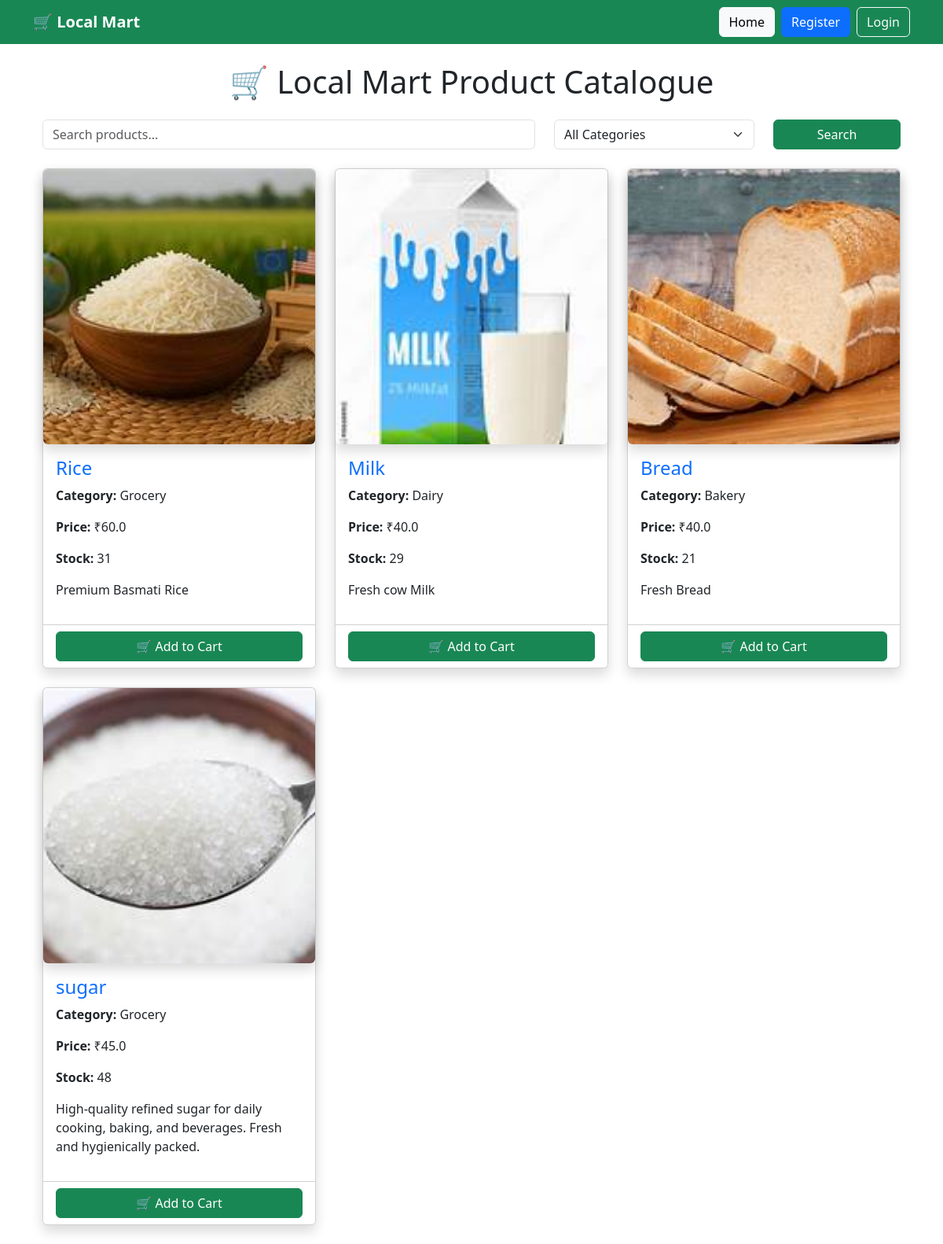
Screenshot of /products/ with the database file from the repository.
### products/models.py (models this page shows, shortened)
class Product(models.Model):
    name = models.CharField(max_length=100)
    category = models.CharField(max_length=100)
    price = models.FloatField()
    stock = models.IntegerField()
    description = models.TextField()
    image = models.ImageField(upload_to="products/", blank=True, null=True)

### products/views.py (the view)
# urls.py: path("products/", views.product_list, name="api_products"),
def product_list(request):
    search = request.GET.get("search")
    category = request.GET.get("category")
    products = Product.objects.all()
    if search:
        products = products.filter(name__icontains=search)
    if category:
        products = products.filter(category__iexact=category)
    categories = Product.objects.values_list(
        "category", flat=True
    ).distinct()
    return render(request, "products/products.html", {
        "products": products,
        "categories": categories,
    })

### templates/products/products.html (shortened to what this page needs)
{% extends 'base.html' %}
{% block content %}
<div class="container mt-4">
    <h1 class="mb-4 text-center">
        🛒 Local Mart Product Catalogue
    </h1>
    <form method="get" class="mb-4">
        <div class="row">
            <div class="col-md-7">
                <input
                    type="text"
                    name="search"
                    class="form-control"
                    placeholder="Search products..."
                    value="{{ request.GET.search }}">
            </div>
            <div class="col-md-3">
                <select
                    name="category"
                    class="form-select">
                    <option value="">All Categories</option>
                </select>
            </div>
            <div class="col-md-2">
                <button
                    type="submit"
                    class="btn btn-success w-100">
                    Search
                </button>
            </div>
        </div>
    </form>
    <div class="row">
        {% for product in products %}
        <div class="col-md-4 mb-4">
            <div class="card shadow h-100">
                {% if product.image %}
                    <img src="{{ product.image.url }}"
                    class="img-fluid rounded shadow w-100"
                    style="height:350px; object-fit:cover;"
                    alt="{{ product.name}}">
                {% endif %}
                <div class="card-body">
                    <h4 class="card-title">
                        <a href="/products/{{ product.id }}/"
                        class="text-decoration-none">
                        {{ product.name }}
                        </a>
                    </h4>
                    <p>
                        <strong>Category:</strong>
                        {{ product.category }}
                    </p>
                    <p>
                        <strong>Price:</strong>
                        ₹{{ product.price }}
                    </p>
                    <p>
                        <strong>Stock:</strong>
                        {{ product.stock }}
                    </p>
                    <p>
                        {{ product.description }}
                    </p>
                </div>
                <div class="card-footer bg-white">
                    <a href="/cart/add/{{ product.id }}/"
                       class="btn btn-success w-100">
                        🛒 Add to Cart
                    </a>
                </div>
            </div>
        </div>
        {% empty %}
        <div class="col-12">
            <div class="alert alert-warning text-center">
                No Products Available
            </div>
        </div>
        {% endfor %}
    </div>
</div>
{% endblock %}

### templates/base.html (shortened to what this page needs)
<!DOCTYPE html>
<html lang="en">
<head>
    <link href="https://cdn.jsdelivr.net/npm/bootstrap@5.3.3/dist/css/bootstrap.min.css" rel="stylesheet">
</head>
<body>
<nav class="navbar navbar-expand-lg navbar-dark bg-success">
    <div class="container">
        <a class="navbar-brand fw-bold" href="/">
            🛒 Local Mart
        </a>
        <div class="d-flex align-items-center">
            <a class="btn btn-light me-2" href="/">
                Home
            </a>
            {% if user.is_authenticated %}
                <a class="btn btn-light me-2" href="/products/">
                    Products
                </a>
                <a class="btn btn-warning me-2" href="/cart/">
                    🛒 Cart
                </a>
                <a class="btn btn-info me-2" href="/orders/">
                    📦 Orders
                </a>
                <a class="btn btn-secondary me-2" href="/accounts/profile/">
                    👤 Profile
                </a>
                <span class="text-white me-3">
                    Welcome, {{ user.username }}
                </span>
                <a class="btn btn-primary me-2" href="/orders/notifications/">
                    🔔 Notifications
                </a>
                <a class="btn btn-danger" href="/accounts/logout/">
                    Logout
                </a>
            {% else %}
                <a class="btn btn-primary me-2" href="/accounts/register/">
                    Register
                </a>
                <a class="btn btn-outline-light" href="/accounts/login/">
                    Login
                </a>
            {% endif %}
        </div>
    </div>
</nav>
<div class="container mt-4">
    {% block content %}
    {% endblock %}
</div>
</body>
</html>

### rows the page displays
Product: image (picture), name "Rice", category "Grocery", price "60.0", stock "31", description "Premium Basmati Rice"
Product: image (picture), name "Milk", category "Dairy", price "40.0", stock "29", description "Fresh cow Milk"
Product: image (picture), name "Bread", category "Bakery", price "40.0", stock "21", description "Fresh Bread"
Product: image (picture), name "sugar", category "Grocery", price "45.0", stock "48", description "High-quality refined sugar for daily cooking, baking, and beverages. Fresh and hygienically packed."
